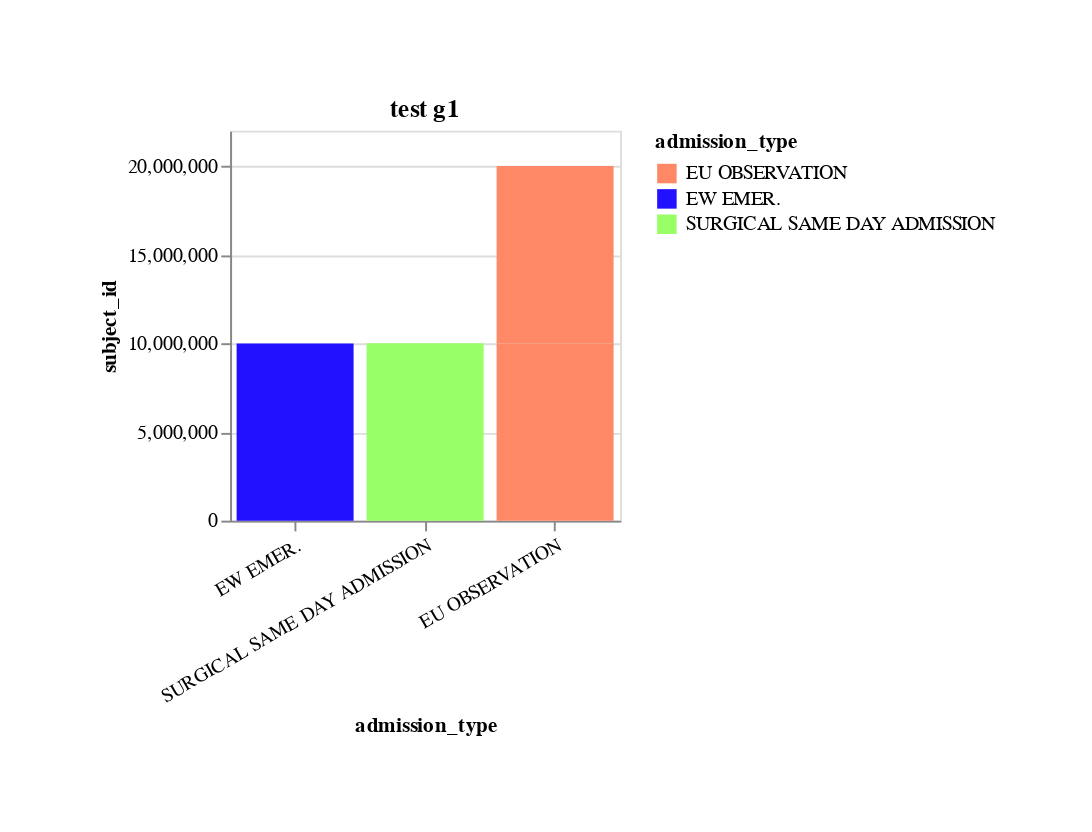

The code cell stored with this chart in its notebook:
### Code cell
palette = ["#f86","#21f","#9f6"]
graf1 = alt.Chart(df).mark_bar().encode(
    x=alt.X("admission_type:N", axis=alt.Axis(labelAngle=-30)).sort("y"),
    y=alt.Y("subject_id:Q"),
    color = alt.Color("admission_type", scale=alt.Scale(range=palette))
).properties(title = "test g1", padding = 50, height = 200, width= 200)
graf1

### Figure 1 — Vega-Lite specification as saved in the notebook (floating-point values rounded to 4 significant figures)
{"config": {"view": {"continuousWidth": 300, "continuousHeight": 300}}, "data": {"name": "data-24ac2217880f3c5414c46ba1b1cd4d42"}, "mark": {"type": "bar"}, "encoding": {"color": {"field": "admission_type", "scale": {"range": ["#f86", "#21f", "#9f6"]}, "type": "nominal"}, "x": {"axis": {"labelAngle": -30}, "field": "admission_type", "sort": "y", "type": "nominal"}, "y": {"field": "subject_id", "type": "quantitative"}}, "height": 200, "padding": 50, "title": "test g1", "width": 200, "$schema": "https://vega.github.io/schema/vega-lite/v5.16.3.json", "datasets": {"data-24ac2217880f3c5414c46ba1b1cd4d42": [{"subject_id": 10000084, "admission_type": "EW EMER."}, {"subject_id": 10000084, "admission_type": "EU OBSERVATION"}, {"subject_id": 10000248, "admission_type": "EU OBSERVATION"}, {"subject_id": 10000560, "admission_type": "SURGICAL SAME DAY ADMISSION"}]}}
